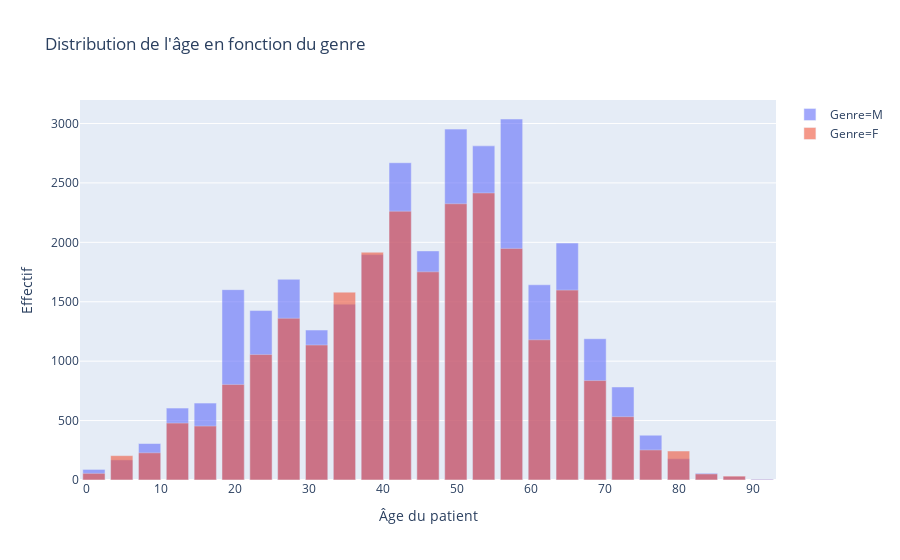

The notebook cell saved with this chart:
### Markdown cell above
On remarque que chez les hommes le nombre de suivis est plus élevé que chez les femmes, chose pouvant être encore apporté au fait que les hommes soient beaucoup plus nombreux.
L'âge médian semble légèrement plus élevé pour les patients malades que pour ceux sans maladie et surtout pour la tranche 40-60 ans.
la derniere boxplot confirme ce qui a été montré plus haut.

### Code cell
import numpy as np
import plotly.graph_objects as go

def plot_histogram_age_by_gender(df, age_col="Patient Age", gender_col="Patient Gender", bins=25):
    fig = go.Figure()

    # (Optionnel) Filtrer les âges aberrants pour un meilleur affichage
    df_filtered = df[df[age_col].between(0, 100)]

    # 1) Calculer les bornes pour toute la distribution
    _, bin_edges = np.histogram(df_filtered[age_col], bins=bins)

    # 2) Boucler sur chaque genre en réutilisant les mêmes bin edges
    for gender in df_filtered[gender_col].unique():
        mask = (df_filtered[gender_col] == gender)
        # Comptage avec les mêmes bin_edges
        counts, _ = np.histogram(df_filtered.loc[mask, age_col], bins=bin_edges)

        # Ajouter les barres pour chaque genre
        fig.add_trace(go.Bar(
            x=bin_edges[:-1],
            y=counts,
            name=f"Genre={gender}",
            # Pour séparer visuellement les barres par genre
            # offsetgroup=str(gender)
        ))

    # 3) Configuration du layout
    fig.update_layout(
        # 'overlay' pour superposer les barres, 'group' pour les côte à côte
        barmode='overlay',
        xaxis_title="Âge du patient",
        yaxis_title="Effectif",
        title="Distribution de l'âge en fonction du genre"
    )
    # Ajuster l'opacité pour mieux voir la superposition
    fig.update_traces(opacity=0.6)

    fig.show()

# Exemple d'utilisation
plot_histogram_age_by_gender(df_clean)

### Figure 1 — Plotly figure (JSON) as saved in the notebook; plotly's stock layout.template omitted (floating-point values rounded to 4 significant figures)
{"data": [{"name": "Genre=M", "opacity": 0.6, "type": "bar", "x": [1, 4.76, 8.52, 12.28, 16.04, 19.8, 23.56, 27.32, 31.08, 34.84, 38.6, 42.36, 46.12, 49.88, 53.64, 57.4, 61.16, 64.92, 68.68, 72.44, 76.2, 79.96, 83.72, 87.48, 91.24], "y": [89, 169, 307, 605, 647, 1602, 1426, 1689, 1262, 1480, 1897, 2670, 1928, 2953, 2812, 3038, 1643, 1994, 1189, 783, 377, 179, 57, 31, 8]}, {"name": "Genre=F", "opacity": 0.6, "type": "bar", "x": [1, 4.76, 8.52, 12.28, 16.04, 19.8, 23.56, 27.32, 31.08, 34.84, 38.6, 42.36, 46.12, 49.88, 53.64, 57.4, 61.16, 64.92, 68.68, 72.44, 76.2, 79.96, 83.72, 87.48, 91.24], "y": [56, 205, 229, 479, 454, 804, 1056, 1361, 1136, 1581, 1917, 2262, 1752, 2325, 2416, 1949, 1180, 1598, 837, 533, 253, 244, 51, 33, 3]}], "layout": {"barmode": "overlay", "title": {"text": "Distribution de l'âge en fonction du genre"}, "xaxis": {"title": {"text": "Âge du patient"}}, "yaxis": {"title": {"text": "Effectif"}}}}
